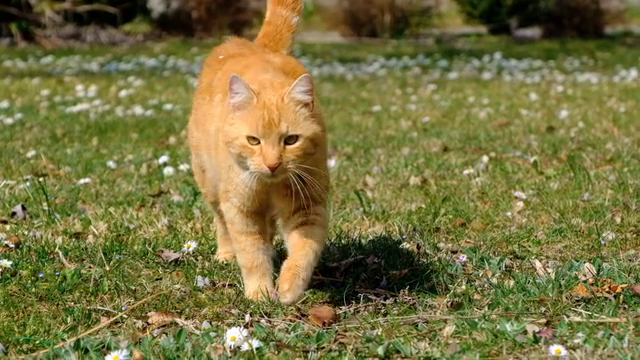
#> input picture frame 38 of vtest.mp4, 640 x 360 px, given in place of monitoring_720p.avi, which was not available
$ jupyter execute --allow-errors homework5.ipynb
#> lines starting #> are read from the running program, lines starting #| are printed output that depends on the picture; pictures that were not available may be replaced by others from this repository, and a replacement may not be noted
#> further down, frame is the input picture: shape (360, 640, 3); mean B, G, R 64.4, 114.4, 120.5
#> `gray = cv2.cvtColor(frame, cv2.COLOR_BGR2GRAY)`:
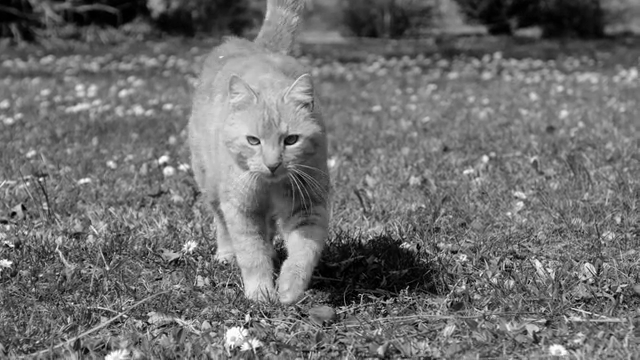
#> gray: shape (360, 640); min 0, max 255, mean 110.4
#> `kp1, des1 = orb.detectAndCompute(img1, None)`: kp1 = (); des1 = None
#> `kp2, des2 = orb.detectAndCompute(frame, None)`: kp2 = 500 keypoints; strongest (x, y, size): (247, 316, 31), (259, 142, 31), (40, 179, 31), (607, 289, 31)
#> `matches = bf.match(des1, des2)`: matches = ()
#> `matches = sorted(matches, key = lambda x:x.distance)`: matches = []
[cell 1]
import numpy as np
import cv2
from matplotlib import pyplot as plt
#img1 = cv2.imread("monitoring_720p.avi.png", cv2.IMREAD_GRAYSCALE)
img1 = cv2.imread("monitoring_720p.png", cv2.IMREAD_GRAYSCALE)
cap = cv2.VideoCapture("monitoring_720p.avi")
#> (the rest of this cell did not finish here and is left out)


$ run again, starting later in the video
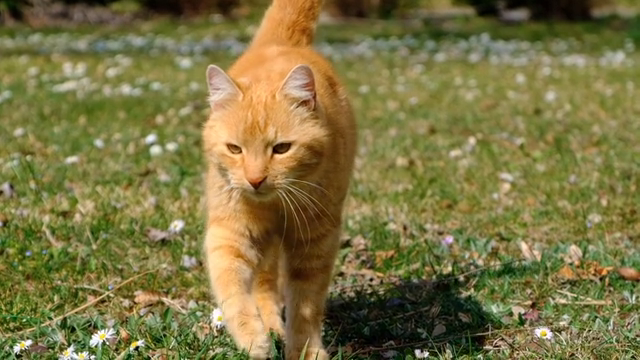
#> input picture frame 171 of vtest.mp4, 640 x 360 px, given in place of monitoring_720p.avi, which was not available
#> frame is the input picture: shape (360, 640, 3); mean B, G, R 66.8, 116.1, 124.8
#> `gray = cv2.cvtColor(frame, cv2.COLOR_BGR2GRAY)`:
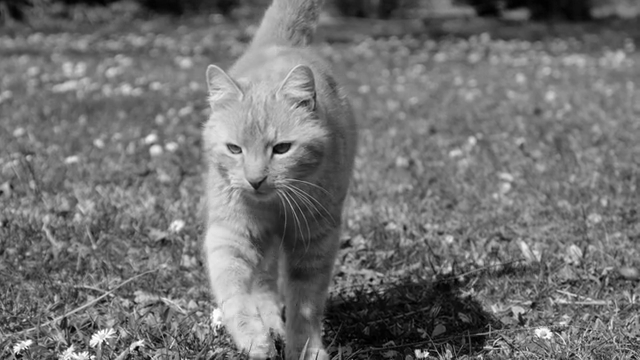
#> gray: shape (360, 640); min 0, max 255, mean 113
#> kp1 = (); des1 = None
#> kp2 = 500 keypoints; strongest (x, y, size): (274, 151, 37.2), (275, 154, 31), (273, 150, 53.6), (218, 326, 31)
#> `matches = bf.match(des1, des2)`: matches = ()
#> `matches = sorted(matches, key = lambda x:x.distance)`: matches = []

$ run again, starting later in the video
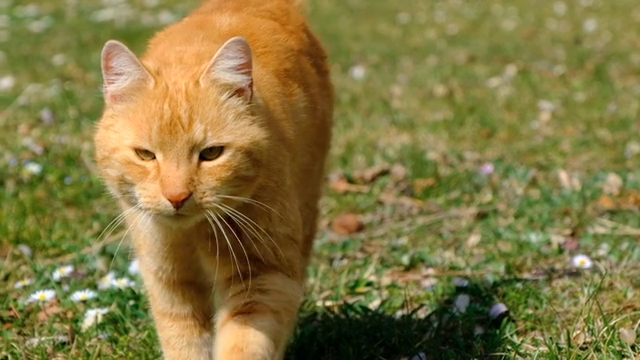
#> input picture frame 305 of vtest.mp4, 640 x 360 px, given in place of monitoring_720p.avi, which was not available
#> frame is the input picture: shape (360, 640, 3); mean B, G, R 66.6, 119.9, 131.8
#> `gray = cv2.cvtColor(frame, cv2.COLOR_BGR2GRAY)`:
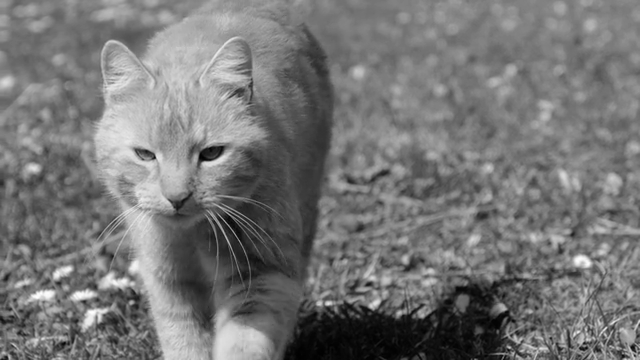
#> gray: shape (360, 640); min 1, max 255, mean 117.3
#> kp1 = (); des1 = None
#> kp2 = 500 keypoints; strongest (x, y, size): (154, 157, 31), (200, 157, 53.6), (200, 158, 44.6), (202, 162, 53.6)
#> `matches = bf.match(des1, des2)`: matches = ()
#> `matches = sorted(matches, key = lambda x:x.distance)`: matches = []
